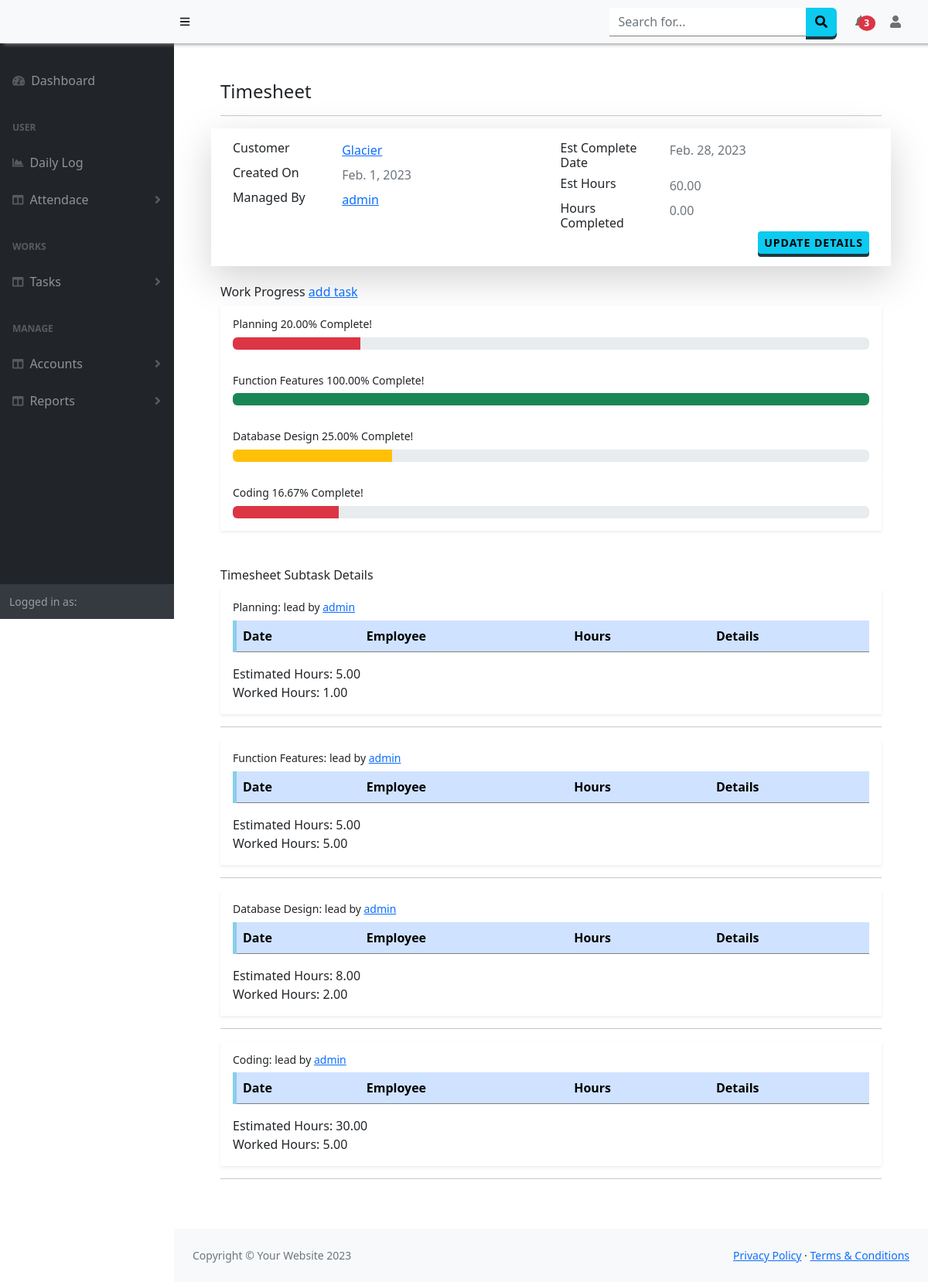
/Project/details/1, run on the app's committed database.
### Project/models.py (models this page shows, shortened)
class Project(models.Model):
    name = models.CharField(max_length=250,null=False)
    customer = models.CharField(max_length=250)
    estimate_hr = models.DecimalField(null=True,decimal_places=2,max_digits=5)
    worked_hr = models.DecimalField(null=True,decimal_places=2,max_digits=5)
    manager = models.ForeignKey(User,on_delete=models.CASCADE)
    details = models.CharField(max_length=500,null=True)
    created_on = models.DateField(auto_now_add=True)
    estimated_date = models.DateField(null=True)

class SubProject(models.Model):
    project = models.ForeignKey(Project,on_delete=models.CASCADE)
    name = models.CharField(max_length=250,null=False)
    details = models.CharField(max_length=500,null=True)
    assigned_to = models.ForeignKey(User,on_delete=models.CASCADE)
    hour = models.DecimalField(null=True,decimal_places=2,max_digits=5)
    hours_done = models.DecimalField(null=True,decimal_places=2,max_digits=5,default=None)

### Project/views.py (the view)
# urls.py: path('details/<pid>',views.getProject,name='projectDetails'),
def getProject(request,pid):
    project = Project.objects.get(id=pid)
    sproject1 = SubProject.objects.filter(project=pid)
    sproject = []
    for x in sproject1:
        sproject.append({
            'id':x.id,
            'project':x.project.name,
            'manager':x.project.manager.username,
            'name':x.name,
            'details':x.details,
            'assigned_to':x.assigned_to,
            'hours':x.hour,
            'hours_done':x.hours_done,
            'percent': round(Decimal((x.hours_done/x.hour)*100),2)
        })
    data = {'project':project,'subtask':sproject}
    return render(request,'projects/project.html',data)

### Project/templates/projects/project.html (shortened to what this page needs)
{% extends "base.html" %}
{% block content %}
<div class="container">
    <h4>{{project.name}}</h4><hr />
    <div class="row shadow-lg bg-white  p-3" >
        <div class="col-6" >
            <div class="row">
                <div class="col-sm-4">
                    <h6 class="mb-0">Customer</h6>
                </div>
                <div class="col-sm-8 text-secondary">
                    <a href="#">{{project.customer}}</a>
                </div>
            </div>
            <div class="row mt-2">
                <div class="col-sm-4">
                <h6 class="mb-0">Created On</h6>
                </div>
                <div class="col-sm-8 text-secondary">
                {{project.created_on}}
                </div>
            </div>
            <div class="row mt-2">
                <div class="col-sm-4">
                    <h6 class="mb-0">Managed By</h6>
                </div>
                <div class="col-sm-8 text-secondary">
                    <a href="#" >{{project.manager}}</a>
                </div>
            </div>
        </div>
        <div class="col-6">
            <div class="row">
                <div class="col-sm-4">
                <h6 class="mb-0">Est Complete Date</h6>
                </div>
                <div class="col-sm-8 text-secondary">
                {{project.estimated_date}}
                </div>
            </div>
            <div class="row mt-2">
                <div class="col-sm-4">
                    <h6 class="mb-0">Est Hours</h6>
                </div>
                <div class="col-sm-8 text-secondary">
                    {{project.estimate_hr}}
                </div>
                </div>
            <div class="row mt-2">
                <div class="col-sm-4">
                    <h6 class="mb-0">Hours Completed</h6>
                </div>
                <div class="col-sm-8 text-secondary">
                    {{project.worked_hr}}
                </div>
            </div>
        </div>
        <div class="text-end">
            <button class="btn btn-info btn-sm" type="button" data-bs-toggle="offcanvas" data-bs-target="#offcanvasRight" aria-controls="offcanvasRight">Update Details</button>
        </div>
    </div>
    <br>
    <div class="">
        <h6>Work Progress <a href="#">add task</a></h6>
        {% for task in subtask %}
        <div class="container-fluid shadow-sm bg-white  p-3">
            <h4 class="small font-weight-bold">{{task.name}} <span
                class="float-right">{{task.percent}}% Complete!</span></h4>
            <div class="progress">
                <div class="progress-bar {% if task.percent < 25 %}bg-danger {% elif task.percent < 50 %}bg-warning{% elif task.percent > 90 %}bg-success{% endif %}" role="progressbar" style="width: {{task.percent}}%"
                    aria-valuenow="100" aria-valuemin="0" aria-valuemax="100"></div>
            </div>
        </div>
        {% endfor %}<br><br>
        <h6>{{project.name}} Subtask Details </h6>
        {% for task1 in subtask %}
        <div class="container shadow-sm bg-white  p-3">
            <h4 class="small font-weight-bold">{{task1.name}}: lead by <a href="#">{{task1.manager}}</a></h4>
            <div class="table-responsive">
                <table class="table table-hover table-secondary table-borderless p-3">
                    <thead class="table-primary">
                        <tr style="border-bottom:1px solid grey;border-left:5px solid skyblue;">
                            <th>Date</th><th>Employee</th><th>Hours</th><th>Details</th></tr></thead>
                </table>
            </div>
            <div>
                <label>Estimated Hours: {{task1.hours}}</label><br>
                <label>Worked Hours: {{task1.hours_done}}</label>
            </div>
        </div><hr />
        {% endfor %}
    </div>
{% endblock %}

### templates/base.html (style rules this page uses)
thead { background-color:aliceblue !important; }
th { font-weight:600 !important; }
.btn { outline: none; cursor: pointer; border: none !important; display: block; position: relative; font-size: 16px ; font-weight: 600 !important; color: #fff; text-transform: uppercase; letter-spacing: 1px; }
.btn-info { background-color: #5bc0de; box-shadow: 0 4px #1C3A42; }

### data on the page
Project: name "Timesheet", customer "Glacier", created_on "Feb. 1, 2023", manager "admin", estimated_date "Feb. 28, 2023", estimate_hr "60.00", worked_hr "0.00"

### other printed values
{{ task.name }} "Planning"
{{ task.percent }} "20.00"
{{ task.name }} "Function Features"
{{ task.percent }} "100.00"
{{ task.name }} "Database Design"
{{ task.percent }} "25.00"
{{ task.name }} "Coding"
{{ task.percent }} "16.67"
{{ task1.name }} "Planning"
{{ task1.manager }} "admin"
{{ task1.hours }} "5.00"
{{ task1.hours_done }} "1.00"
{{ task1.name }} "Function Features"
{{ task1.hours_done }} "5.00"
{{ task1.name }} "Database Design"
